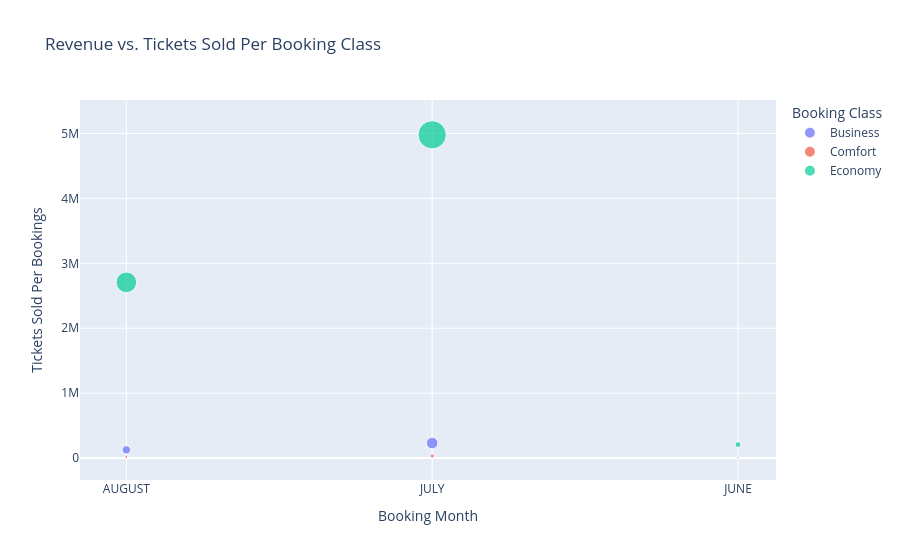

Write notebook code for a chart like this one.
### Code cell
fig = px.scatter(
    df, 
    y="Tickets Sold Per Bookings", 
    x="Booking Month", 
    color="Booking Class",
    size="Total Revenue (Billions)",
    title="Revenue vs. Tickets Sold Per Booking Class"
)

fig.show()

### Figure 1 — Plotly figure (JSON) as saved in the notebook; plotly's stock layout.template omitted (floating-point values rounded to 4 significant figures)
{"data": [{"hovertemplate": "Booking Class=Business<br>Booking Month=%{x}<br>Tickets Sold Per Bookings=%{y}<br>Total Revenue (Billions)=%{marker.size}<extra></extra>", "legendgroup": "Business", "marker": {"color": "#636efa", "size": [5.14, 9.66, 0.38], "sizemode": "area", "sizeref": 0.1442, "symbol": "circle"}, "mode": "markers", "name": "Business", "orientation": "v", "showlegend": true, "type": "scatter", "x": ["AUGUST", "JULY", "JUNE"], "xaxis": "x", "y": [126942, 231592, 9795], "yaxis": "y"}, {"hovertemplate": "Booking Class=Comfort<br>Booking Month=%{x}<br>Tickets Sold Per Bookings=%{y}<br>Total Revenue (Billions)=%{marker.size}<extra></extra>", "legendgroup": "Comfort", "marker": {"color": "#EF553B", "size": [0.61, 1.19, 0.05], "sizemode": "area", "sizeref": 0.1442, "symbol": "circle"}, "mode": "markers", "name": "Comfort", "orientation": "v", "showlegend": true, "type": "scatter", "x": ["AUGUST", "JULY", "JUNE"], "xaxis": "x", "y": [16924, 32807, 1356], "yaxis": "y"}, {"hovertemplate": "Booking Class=Economy<br>Booking Month=%{x}<br>Tickets Sold Per Bookings=%{y}<br>Total Revenue (Billions)=%{marker.size}<extra></extra>", "legendgroup": "Economy", "marker": {"color": "#00cc96", "size": [30.84, 57.67, 2.41], "sizemode": "area", "sizeref": 0.1442, "symbol": "circle"}, "mode": "markers", "name": "Economy", "orientation": "v", "showlegend": true, "type": "scatter", "x": ["AUGUST", "JULY", "JUNE"], "xaxis": "x", "y": [2707032, 4979452, 208054], "yaxis": "y"}], "layout": {"legend": {"itemsizing": "constant", "title": {"text": "Booking Class"}, "tracegroupgap": 0}, "title": {"text": "Revenue vs. Tickets Sold Per Booking Class"}, "xaxis": {"anchor": "y", "domain": [0, 1], "title": {"text": "Booking Month"}}, "yaxis": {"anchor": "x", "domain": [0, 1], "title": {"text": "Tickets Sold Per Bookings"}}}}
